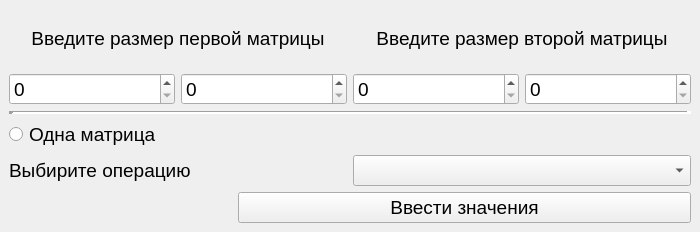
<?xml version="1.0" encoding="UTF-8"?>
<ui version="4.0">
 <class>MainWindow</class>
 <widget class="QMainWindow" name="MainWindow">
  <property name="windowModality">
   <enum>Qt::NonModal</enum>
  </property>
  <property name="geometry">
   <rect>
    <x>0</x>
    <y>0</y>
    <width>700</width>
    <height>232</height>
   </rect>
  </property>
  <property name="sizePolicy">
   <sizepolicy hsizetype="Preferred" vsizetype="Preferred">
    <horstretch>0</horstretch>
    <verstretch>0</verstretch>
   </sizepolicy>
  </property>
  <property name="minimumSize">
   <size>
    <width>700</width>
    <height>203</height>
   </size>
  </property>
  <property name="maximumSize">
   <size>
    <width>700</width>
    <height>232</height>
   </size>
  </property>
  <property name="font">
   <font>
    <family>Yrsa Medium</family>
    <pointsize>14</pointsize>
    <weight>50</weight>
    <italic>true</italic>
    <bold>false</bold>
    <underline>false</underline>
    <strikeout>false</strikeout>
    <stylestrategy>PreferDefault</stylestrategy>
    <kerning>false</kerning>
   </font>
  </property>
  <property name="mouseTracking">
   <bool>false</bool>
  </property>
  <property name="acceptDrops">
   <bool>false</bool>
  </property>
  <property name="windowTitle">
   <string>Матричный калькулятор</string>
  </property>
  <property name="windowIcon">
   <iconset>
    <normaloff>Ico/Main256.ico</normaloff>Ico/Main256.ico</iconset>
  </property>
  <property name="autoFillBackground">
   <bool>false</bool>
  </property>
  <property name="iconSize">
   <size>
    <width>256</width>
    <height>256</height>
   </size>
  </property>
  <property name="documentMode">
   <bool>false</bool>
  </property>
  <widget class="QWidget" name="centralwidget">
   <layout class="QGridLayout" name="gridLayout">
    <item row="0" column="0" colspan="3">
     <layout class="QHBoxLayout" name="horizontalLayout_4">
      <property name="sizeConstraint">
       <enum>QLayout::SetDefaultConstraint</enum>
      </property>
      <item>
       <layout class="QVBoxLayout" name="FirstMatrix">
        <item>
         <widget class="QLabel" name="label">
          <property name="font">
           <font>
            <family>Ubuntu</family>
            <pointsize>14</pointsize>
            <weight>50</weight>
            <italic>false</italic>
            <bold>false</bold>
            <underline>false</underline>
            <strikeout>false</strikeout>
            <stylestrategy>PreferDefault</stylestrategy>
            <kerning>true</kerning>
           </font>
          </property>
          <property name="text">
           <string>Введите размер первой матрицы</string>
          </property>
          <property name="alignment">
           <set>Qt::AlignCenter</set>
          </property>
         </widget>
        </item>
        <item>
         <layout class="QHBoxLayout" name="horizontalLayout">
          <item>
           <widget class="QSpinBox" name="spinBox">
            <property name="font">
             <font>
              <family>Ubuntu</family>
              <pointsize>14</pointsize>
              <weight>50</weight>
              <italic>false</italic>
              <bold>false</bold>
              <underline>false</underline>
              <strikeout>false</strikeout>
              <stylestrategy>PreferDefault</stylestrategy>
              <kerning>true</kerning>
             </font>
            </property>
            <property name="toolTip">
             <string>&lt;html&gt;&lt;head/&gt;&lt;body&gt;&lt;p&gt;Строки первой матрицы&lt;/p&gt;&lt;/body&gt;&lt;/html&gt;</string>
            </property>
           </widget>
          </item>
          <item>
           <widget class="QSpinBox" name="spinBox_2">
            <property name="font">
             <font>
              <family>Ubuntu</family>
              <pointsize>14</pointsize>
              <weight>50</weight>
              <italic>false</italic>
              <bold>false</bold>
              <underline>false</underline>
              <strikeout>false</strikeout>
              <stylestrategy>PreferDefault</stylestrategy>
              <kerning>true</kerning>
             </font>
            </property>
            <property name="toolTip">
             <string>&lt;html&gt;&lt;head/&gt;&lt;body&gt;&lt;p&gt;Столбцы первой матрицы&lt;/p&gt;&lt;/body&gt;&lt;/html&gt;</string>
            </property>
            <property name="whatsThis">
             <string>&lt;html&gt;&lt;head/&gt;&lt;body&gt;&lt;p&gt;Строки матрицы&lt;/p&gt;&lt;p&gt;&lt;br/&gt;&lt;/p&gt;&lt;/body&gt;&lt;/html&gt;</string>
            </property>
           </widget>
          </item>
         </layout>
        </item>
       </layout>
      </item>
      <item>
       <layout class="QVBoxLayout" name="SecondMatrix">
        <item>
         <widget class="QLabel" name="label_2">
          <property name="font">
           <font>
            <family>Ubuntu</family>
            <pointsize>14</pointsize>
            <weight>50</weight>
            <italic>false</italic>
            <bold>false</bold>
            <underline>false</underline>
            <strikeout>false</strikeout>
            <stylestrategy>PreferDefault</stylestrategy>
            <kerning>true</kerning>
           </font>
          </property>
          <property name="text">
           <string>Введите размер второй матрицы</string>
          </property>
          <property name="alignment">
           <set>Qt::AlignCenter</set>
          </property>
         </widget>
        </item>
        <item>
         <layout class="QHBoxLayout" name="horizontalLayout_2">
          <item>
           <widget class="QSpinBox" name="spinBox_3">
            <property name="font">
             <font>
              <family>Ubuntu</family>
              <pointsize>14</pointsize>
              <weight>50</weight>
              <italic>false</italic>
              <bold>false</bold>
              <underline>false</underline>
              <strikeout>false</strikeout>
              <stylestrategy>PreferDefault</stylestrategy>
              <kerning>true</kerning>
             </font>
            </property>
            <property name="toolTip">
             <string>&lt;html&gt;&lt;head/&gt;&lt;body&gt;&lt;p&gt;Строки второй матрицы&lt;/p&gt;&lt;/body&gt;&lt;/html&gt;</string>
            </property>
           </widget>
          </item>
          <item>
           <widget class="QSpinBox" name="spinBox_4">
            <property name="font">
             <font>
              <family>Ubuntu</family>
              <pointsize>14</pointsize>
              <weight>50</weight>
              <italic>false</italic>
              <bold>false</bold>
              <underline>false</underline>
              <strikeout>false</strikeout>
              <stylestrategy>PreferDefault</stylestrategy>
              <kerning>true</kerning>
             </font>
            </property>
            <property name="toolTip">
             <string>&lt;html&gt;&lt;head/&gt;&lt;body&gt;&lt;p&gt;Столбцы второй матрицы&lt;/p&gt;&lt;/body&gt;&lt;/html&gt;</string>
            </property>
           </widget>
          </item>
         </layout>
        </item>
       </layout>
      </item>
     </layout>
    </item>
    <item row="1" column="0" colspan="3">
     <widget class="Line" name="line">
      <property name="lineWidth">
       <number>5</number>
      </property>
      <property name="orientation">
       <enum>Qt::Horizontal</enum>
      </property>
     </widget>
    </item>
    <item row="3" column="0" colspan="3">
     <layout class="QHBoxLayout" name="horizontalLayout_3">
      <item>
       <widget class="QLabel" name="label_3">
        <property name="font">
         <font>
          <family>Ubuntu</family>
          <pointsize>14</pointsize>
          <weight>50</weight>
          <italic>false</italic>
          <bold>false</bold>
          <underline>false</underline>
          <strikeout>false</strikeout>
          <stylestrategy>PreferDefault</stylestrategy>
          <kerning>true</kerning>
         </font>
        </property>
        <property name="text">
         <string>Выбирите операцию</string>
        </property>
        <property name="alignment">
         <set>Qt::AlignLeading|Qt::AlignLeft|Qt::AlignVCenter</set>
        </property>
       </widget>
      </item>
      <item>
       <widget class="QComboBox" name="comboBox">
        <property name="maximumSize">
         <size>
          <width>16777215</width>
          <height>16777215</height>
         </size>
        </property>
        <property name="font">
         <font>
          <family>Ubuntu</family>
          <pointsize>14</pointsize>
          <weight>50</weight>
          <italic>false</italic>
          <bold>false</bold>
          <underline>false</underline>
          <strikeout>false</strikeout>
          <stylestrategy>PreferDefault</stylestrategy>
          <kerning>true</kerning>
         </font>
        </property>
       </widget>
      </item>
     </layout>
    </item>
    <item row="2" column="0">
     <widget class="QRadioButton" name="radioButton">
      <property name="font">
       <font>
        <family>Ubuntu</family>
        <pointsize>14</pointsize>
        <weight>50</weight>
        <italic>false</italic>
        <bold>false</bold>
        <underline>false</underline>
        <strikeout>false</strikeout>
        <stylestrategy>PreferDefault</stylestrategy>
        <kerning>true</kerning>
       </font>
      </property>
      <property name="text">
       <string>Одна матрица</string>
      </property>
     </widget>
    </item>
    <item row="4" column="1" colspan="2">
     <widget class="QPushButton" name="pushButton">
      <property name="font">
       <font>
        <family>Ubuntu</family>
        <pointsize>14</pointsize>
        <weight>50</weight>
        <italic>false</italic>
        <bold>false</bold>
        <underline>false</underline>
        <strikeout>false</strikeout>
        <stylestrategy>PreferDefault</stylestrategy>
        <kerning>true</kerning>
       </font>
      </property>
      <property name="layoutDirection">
       <enum>Qt::LeftToRight</enum>
      </property>
      <property name="text">
       <string>Ввести значения</string>
      </property>
      <property name="iconSize">
       <size>
        <width>256</width>
        <height>256</height>
       </size>
      </property>
      <property name="autoDefault">
       <bool>false</bool>
      </property>
      <property name="default">
       <bool>false</bool>
      </property>
      <property name="flat">
       <bool>false</bool>
      </property>
     </widget>
    </item>
   </layout>
  </widget>
 </widget>
 <resources/>
 <connections/>
</ui>
